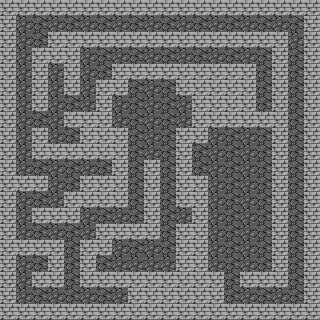

A 2D game scene composited from a Tiled map and its tileset images. What follows is a short description and the map's XML, with each tile layer's data collapsed to a summary:
An orthogonal 20x20 tile map with 16x16 px tiles, 1 tile layer (Tile Layer 1) and 1 object.

<map version="1.0" orientation="orthogonal" renderorder="right-down" width="20" height="20" tilewidth="16" tileheight="16" nextobjectid="1">
 <tileset firstgid="1" name="tilesheet" tilewidth="16" tileheight="16" spacing="1" tilecount="4">
  <image source="../Sprites/Level/tilesheet.png" width="67" height="16" />
  <tile id="0">
   <objectgroup draworder="index">
    <object id="0" x="-0.181818" y="-0.0909091" width="16.4545" height="16.1818" />
   </objectgroup>
  </tile>
 </tileset>
 <layer name="Tile Layer 1" width="20" height="20">
  <data>[400 cells, 400 non-empty, 3 distinct tile ids]</data>
 </layer>
</map>
